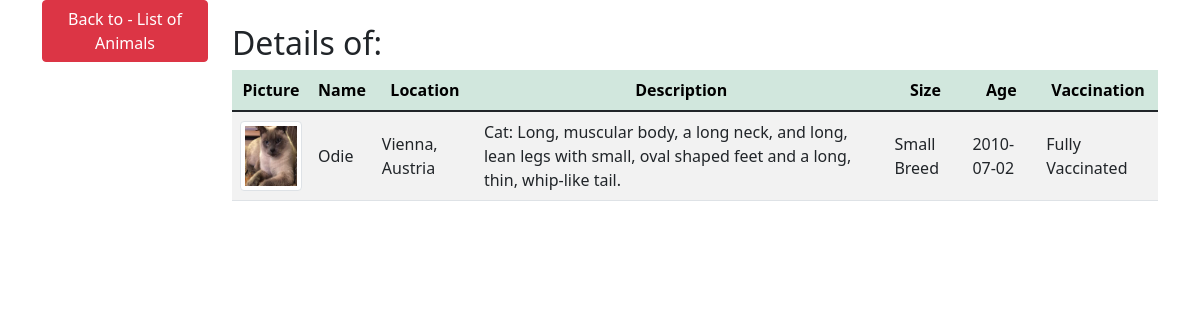
The app's page /details.php?animal_id=17 (signed in) with its own data.
### tables this page shows
CREATE TABLE `animals` (
  `animal_id` int(11) NOT NULL,
  `name` varchar(100) NOT NULL,
  `picture` varchar(100) NOT NULL,
  `location` varchar(100) NOT NULL,
  `description` varchar(255) NOT NULL,
  `size` varchar(100) NOT NULL,
  `age` date NOT NULL,
  `vaccination` varchar(50) NOT NULL,
  `status` varchar(15) NOT NULL
);

### details.php (the view, shortened to what this page needs)
<?php
require_once 'components/db_connect.php';
 if ($_GET['animal_id']) {
    $id = $_GET['animal_id'];
    $sql = "SELECT * FROM animals WHERE animal_id= {$id}";
    $result = mysqli_query($connect, $sql);
    $animals = mysqli_fetch_assoc($result);
    if (mysqli_num_rows($result) == 1) {
        $name = $animals['name'];
        $location = $animals['location'];
        $description = $animals['description'];
        $size = $animals['size'];
        $age = $animals['age'];
        $vaccination = $animals['vaccination'];
     $tbody="<tr>
     <td><img class='img-thumbnail' src='pictures/" . $animals['picture'] . "'</td>
         <td>$name</td>
         <td>$location</td>
         <td>$description</td>
         <td>$size</td>
         <td>$age</td>
         <td>$vaccination</td></tr>";
    } else {
         header("location: animals/adopt.php");
    }
} else {
    header("location: animals/error.php");
}
?>
<!DOCTYPE html>
<html lang="en">
<head>
    <?php require_once 'components/boot.php' ?>
</head>
<body>
    <div class="container">
        <div class="row">
            <div class="col-2">
                <a class="btn btn-danger" href="home.php">Back to - List of Animals</a>
            </div>
            <div class="col-10 mt-4">
                <p class='h2'>Details of:</p>
                <table class='table table-striped'>
                    <thead class='table-success'>
                        <tr>
                            <th>Picture</th>
                            <th>Name</th>
                            <th>Location</th>
                            <th>Description</th>
                            <th>Size</th>
                            <th>Age</th>
                            <th>Vaccination</th>
                        </tr>
                    </thead>
                    <tbody>
                        <?= $tbody ?>
                    </tbody>
                </table>
            </div>
        </div>
    </div>
</body>
</html>

### details.php (style rules this page uses)
.img-thumbnail { width: 70px !important; height: 70px !important; }
td { text-align: left; vertical-align: middle; }
tr { text-align: center; }

### records on screen
animals: picture (picture), name "Odie", location "Vienna, Austria", description "Cat: Long, muscular body, a long neck, and long, lean legs with small, oval shaped feet and a long, thin, whip-like tail.", size "Small Breed", age "2010-07-02", vaccination "Fully Vaccinated"
